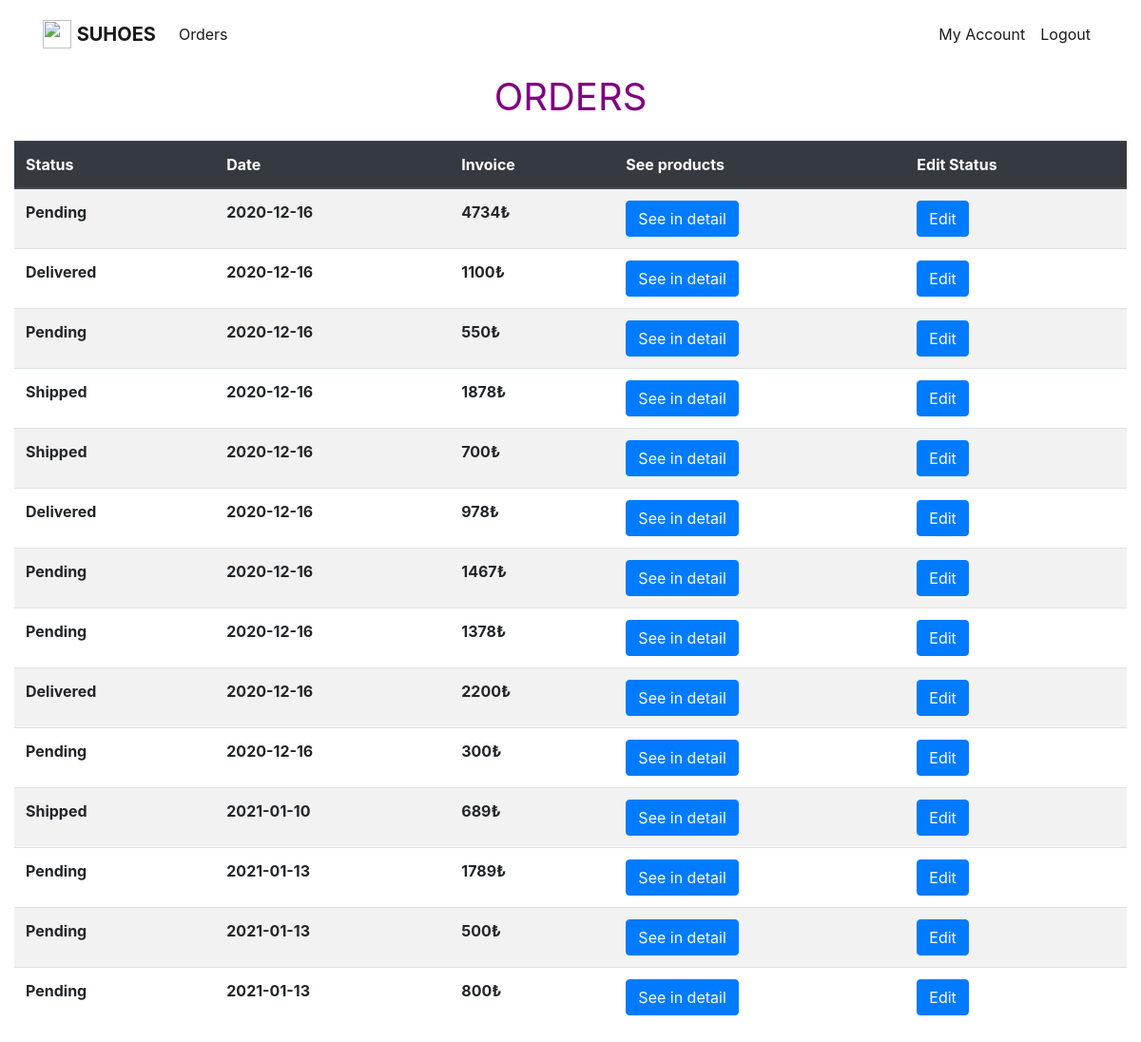
The page /table_man_sales.php on the database its author committed.
### tables this page shows
CREATE TABLE `orders` (
  `order_id` int(11) NOT NULL,
  `customer_id` int(11) DEFAULT NULL,
  `basket_id` int(11) NOT NULL,
  `status` char(20) DEFAULT NULL,
  `date` date NOT NULL,
  `destination` varchar(200) DEFAULT NULL,
  `Recipient` varchar(40) NOT NULL
);

CREATE TABLE `baskets` (
  `basket_id` int(11) NOT NULL,
  `amount` int(11) DEFAULT NULL
);

### table_man_sales.php (the view, shortened to what this page needs)
<?php
	 include "config.php";
	?>
<!doctype html>
<html lang="en">
	<head>
		<link rel="stylesheet" href="https://stackpath.bootstrapcdn.com/bootstrap/4.3.1/css/bootstrap.min.css">
	</head>
	<body>
		<nav class="navbar navbar-expand-lg navbar-light dg-light">
			<div class="container">
				<a href="table_man_sales.php" class="navbar-brand">
					<img src="balloon.png" width="30" height="30" alt="" class="d-inline-block align-top">
				<b>	SUHOES</b>
				</a>
				<div class="collapse navbar-collapse" id="navbarNav">
					<ul class="navbar-nav mr-auto" >
					<li class="nav-item active"><a class="nav-link" href="table_man_sales.php">Orders</a></li>
					</ul>
					<span class="navbar-text">
						<ul  class="navbar-nav mr-auto">
							<li class="nav-item active"><a class="nav-link" href="my_account_man.php">My Account</a></li>
							<li class="nav-item active"><a class="nav-link" href="logout.php">Logout</a></li>
						</ul>
					</span>
				</div>
			</div>
		</nav>
		<div class="col-lg-12" >
				<p class="lead" style="text-align:center ; color:purple; font-size:40px" ><b>ORDERS</b></p>
				<table class="table table-striped table-hover">
					<thead class="thead-dark">
						<tr>
							<th scope="col" >Status</th>
							<th scope="col" >Date</th>
							<th scope="col" >Invoice</th>
							<th scope="col" >See products</th>
							<th scope="col" >Edit Status</th>
						</tr>
					</thead>
					<tbody>
					<?php
						$sql = "SELECT * FROM orders o WHERE o.status != 'Canceled';";
						$result = mysqli_query($db, $sql);
						while($row = mysqli_fetch_assoc($result))
						{
							$row_order_id = $row["order_id"];
							$sql_b = "SELECT * FROM orders o, baskets b WHERE o.basket_id = b.basket_id and o.order_id = $row_order_id ;";
							$result_b = mysqli_query($db, $sql_b);
							$row_b = mysqli_fetch_assoc($result_b);
							$my_status = $row["status"];
							$my_date = $row["date"];
							$my_invoice= $row_b["amount"];
							echo "<tr>" . "<th>" . $my_status . "</th>".
								"<th>" . $my_date . "</th>".
								"<th>" . $my_invoice . "₺</th>".
							"<th>".
							'<button type="submit" id="detail" class="text-light btn btn-primary" name="detail" type="btn-primary">
							<a id="pressed" style="color:white" href="order_pro_man.php?row_order_id='.$row_order_id.'">See in detail</a> </button>'
							. "</th>" ."<th>".
							'<button type="submit" id="detail" class="text-light btn btn-primary" name="detail" type="btn-primary">
							<a id="pressed" style="color:white" href="edit_order.php?order_id='.$row_order_id.'">Edit</a> </button>'
							. "</th>" .	"</tr>";
						}
					?>
					</tbody>
				</table>
		</div>
	</body>
</html>

### rows shown on the page
orders: status "Pending", date "2020-12-16", basket.amount "4734"
orders: status "Delivered", date "2020-12-16", basket.amount "1100"
orders: status "Pending", date "2020-12-16", basket.amount "550"
orders: status "Shipped", date "2020-12-16", basket.amount "1878"
orders: status "Shipped", date "2020-12-16", basket.amount "700"
orders: status "Delivered", date "2020-12-16", basket.amount "978"
orders: status "Pending", date "2020-12-16", basket.amount "1467"
orders: status "Pending", date "2020-12-16", basket.amount "1378"
orders: status "Delivered", date "2020-12-16", basket.amount "2200"
orders: status "Pending", date "2020-12-16", basket.amount "300"
orders: status "Shipped", date "2021-01-10", basket.amount "689"
orders: status "Pending", date "2021-01-13", basket.amount "1789"
orders: status "Pending", date "2021-01-13", basket.amount "500"
orders: status "Pending", date "2021-01-13", basket.amount "800"
